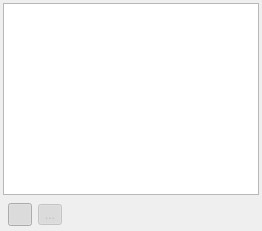
  <widget class="QDockWidget" name="sourceDockWidget">
   <property name="sizePolicy">
    <sizepolicy hsizetype="Expanding" vsizetype="Expanding">
     <horstretch>0</horstretch>
     <verstretch>0</verstretch>
    </sizepolicy>
   </property>
   <property name="maximumSize">
    <size>
     <width>44500</width>
     <height>708</height>
    </size>
   </property>
   <property name="autoFillBackground">
    <bool>false</bool>
   </property>
   <property name="floating">
    <bool>false</bool>
   </property>
   <property name="features">
    <set>QDockWidget::AllDockWidgetFeatures</set>
   </property>
   <property name="allowedAreas">
    <set>Qt::LeftDockWidgetArea|Qt::RightDockWidgetArea</set>
   </property>
   <property name="windowTitle">
    <string>Source</string>
   </property>
   <attribute name="dockWidgetArea">
    <number>1</number>
   </attribute>
   <widget class="QWidget" name="dockWidgetContents">
    <property name="sizePolicy">
     <sizepolicy hsizetype="Expanding" vsizetype="Expanding">
      <horstretch>0</horstretch>
      <verstretch>0</verstretch>
     </sizepolicy>
    </property>
    <property name="maximumSize">
     <size>
      <width>16777215</width>
      <height>686</height>
     </size>
    </property>
    <layout class="QGridLayout" name="gridLayout_2">
     <property name="leftMargin">
      <number>3</number>
     </property>
     <property name="topMargin">
      <number>3</number>
     </property>
     <property name="rightMargin">
      <number>3</number>
     </property>
     <property name="bottomMargin">
      <number>3</number>
     </property>
     <item row="4" column="1">
      <widget class="QListView" name="sourceListView"/>
     </item>
     <item row="5" column="1">
      <widget class="QFrame" name="horizontalFrame">
       <layout class="QGridLayout" name="gridLayout">
        <property name="sizeConstraint">
         <enum>QLayout::SetDefaultConstraint</enum>
        </property>
        <property name="leftMargin">
         <number>5</number>
        </property>
        <property name="topMargin">
         <number>2</number>
        </property>
        <property name="rightMargin">
         <number>5</number>
        </property>
        <property name="bottomMargin">
         <number>2</number>
        </property>
        <item row="0" column="0">
         <widget class="QToolButton" name="toolButtonShowVariables">
          <property name="enabled">
           <bool>true</bool>
          </property>
          <property name="sizePolicy">
           <sizepolicy hsizetype="Fixed" vsizetype="Fixed">
            <horstretch>0</horstretch>
            <verstretch>0</verstretch>
           </sizepolicy>
          </property>
          <property name="toolTip">
           <string>Show variables</string>
          </property>
          <property name="layoutDirection">
           <enum>Qt::LeftToRight</enum>
          </property>
          <property name="text">
           <string/>
          </property>
          <property name="icon">
           <iconset resource="resources.qrc">
            <normaloff>:/code/property.png</normaloff>:/code/property.png</iconset>
          </property>
          <property name="checkable">
           <bool>true</bool>
          </property>
          <property name="checked">
           <bool>true</bool>
          </property>
         </widget>
        </item>
        <item row="0" column="2">
         <spacer name="horizontalSpacer">
          <property name="orientation">
           <enum>Qt::Horizontal</enum>
          </property>
          <property name="sizeHint" stdset="0">
           <size>
            <width>40</width>
            <height>20</height>
           </size>
          </property>
         </spacer>
        </item>
        <item row="0" column="1">
         <widget class="QToolButton" name="toolButtonSortByName">
          <property name="enabled">
           <bool>false</bool>
          </property>
          <property name="toolTip">
           <string>Sort by Name</string>
          </property>
          <property name="text">
           <string>...</string>
          </property>
          <property name="icon">
           <iconset resource="resources.qrc">
            <normaloff>:/icons/Sort.png</normaloff>:/icons/Sort.png</iconset>
          </property>
          <property name="checkable">
           <bool>true</bool>
          </property>
          <property name="checked">
           <bool>true</bool>
          </property>
         </widget>
        </item>
       </layout>
      </widget>
     </item>
    </layout>
   </widget>
  </widget>
